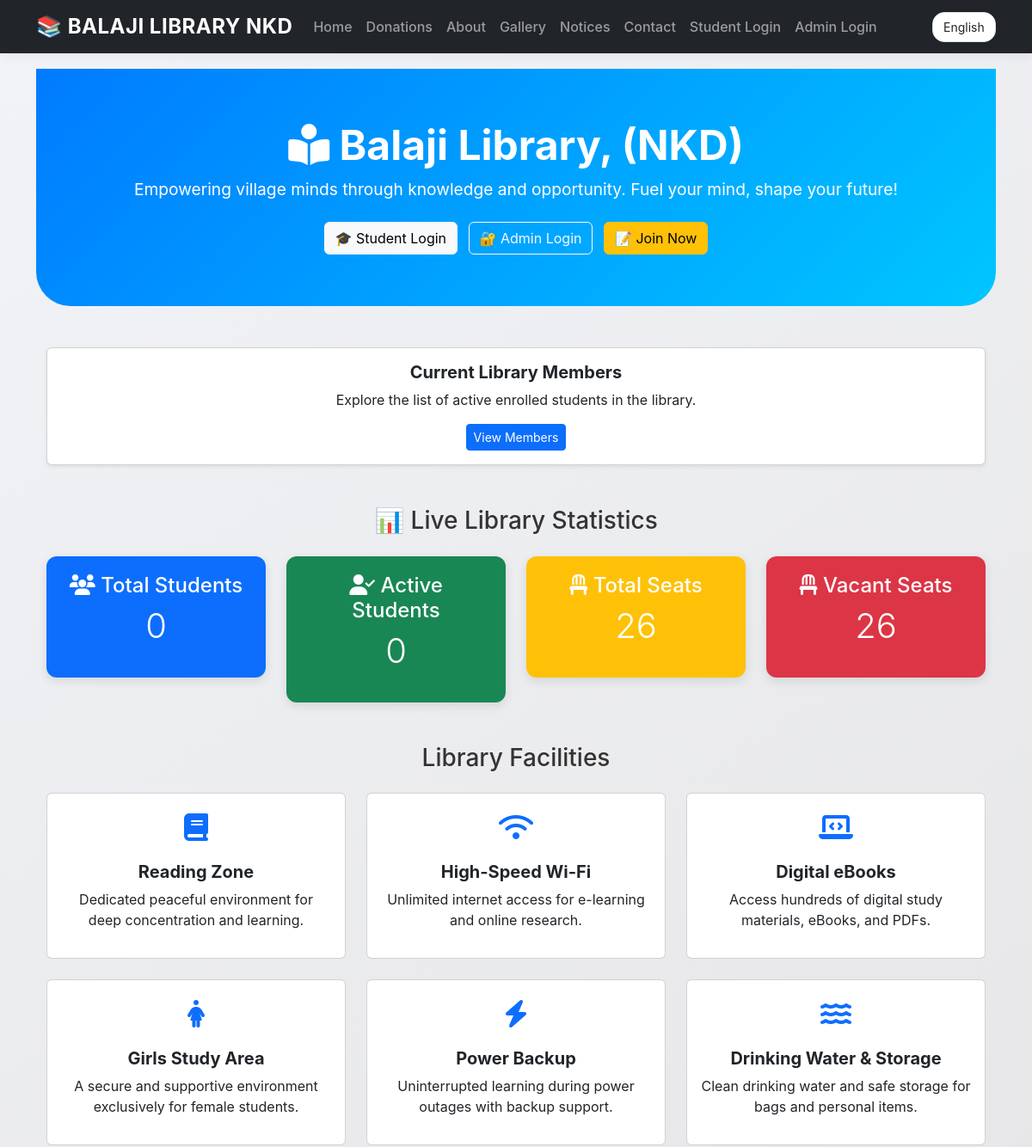
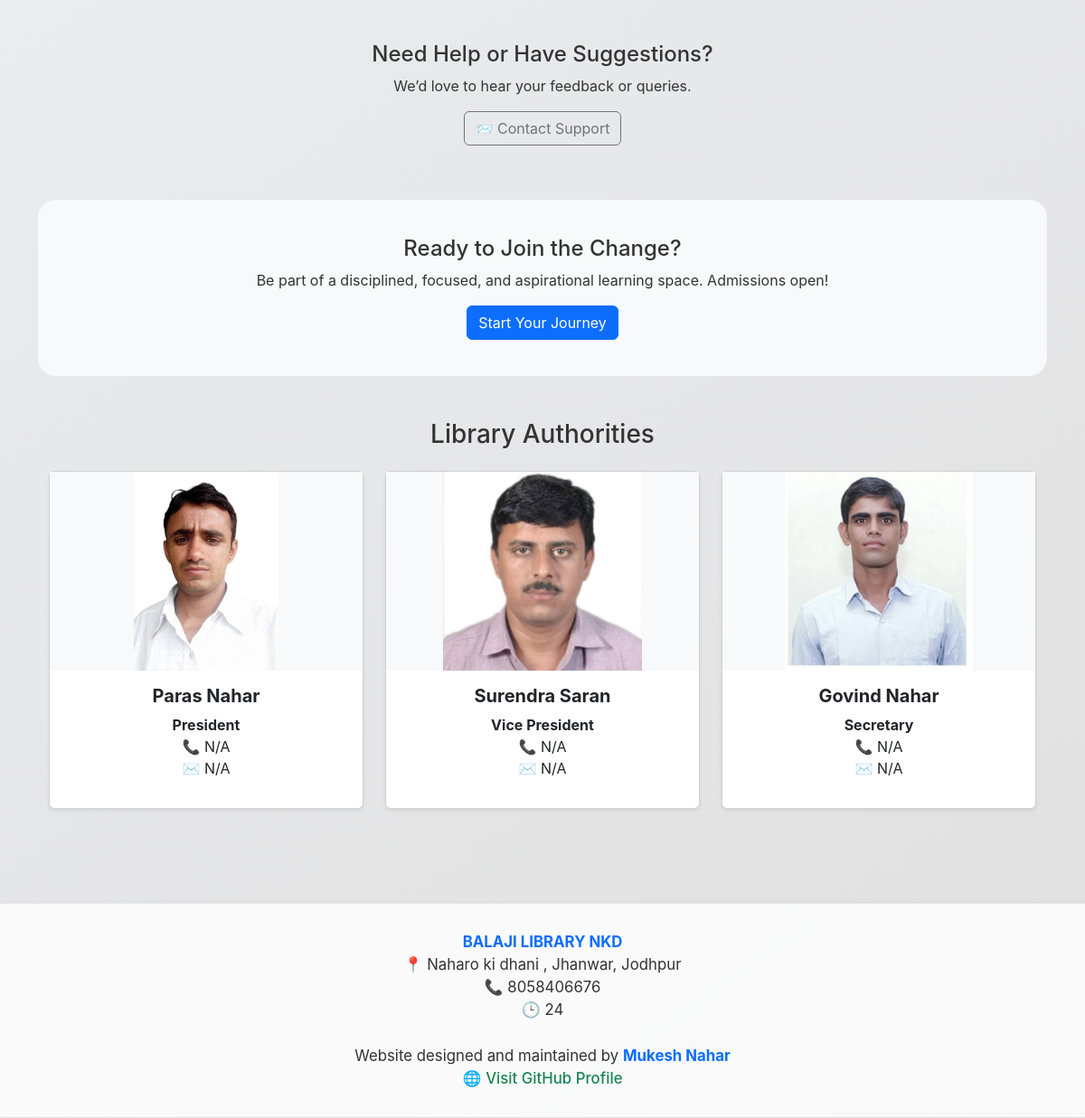
The page / on the database its author committed (2 pictures, top to bottom).
### tables this page shows
CREATE TABLE settings (
    id INTEGER PRIMARY KEY AUTOINCREMENT,
    total_seats INTEGER DEFAULT 60
, library_name TEXT, library_address TEXT, library_phone TEXT, opening_hours TEXT, about TEXT);

CREATE TABLE authorities (
    id INTEGER PRIMARY KEY AUTOINCREMENT,
    name TEXT NOT NULL,
    role TEXT NOT NULL,
    phone TEXT,
    email TEXT,
    photo TEXT
);

### app.py (the view)
@app.route('/')
def index():
    students = get_students()
    total_students = len(students)
    active_students = sum(1 for s in students if s['status'] == 'active')
    total_seats = get_total_seats()
    empty_seats = total_seats - active_students
    conn = sqlite3.connect(DB_PATH)
    conn.row_factory = sqlite3.Row
    cur = conn.cursor()
    cur.execute("SELECT * FROM authorities")
    members = cur.fetchall()
    conn.close()
    return render_template('index.html', title="Home",
                           total_students=total_students,
                           active_students=active_students,
                           total_seats=total_seats,
                           empty_seats=empty_seats,
                           members=members)  # ✅ Added safely

### app.py (called while the page is built)
def get_students():
    conn = sqlite3.connect(DB_PATH)
    conn.row_factory = sqlite3.Row
    cur = conn.cursor()
    cur.execute("SELECT * FROM students")
    students = cur.fetchall()
    conn.close()
    return students

def get_total_seats():
    conn = sqlite3.connect(DB_PATH)
    cur = conn.cursor()
    cur.execute("CREATE TABLE IF NOT EXISTS settings (total_seats INTEGER DEFAULT 60)")
    cur.execute("SELECT total_seats FROM settings LIMIT 1")
    row = cur.fetchone()
    if not row:
        cur.execute("INSERT INTO settings (total_seats) VALUES (60)")
        conn.commit()
        total_seats = 60
    else:
        total_seats = row[0]
    conn.close()
    return total_seats

@app.context_processor
def inject_library_settings():
    conn = sqlite3.connect(DB_PATH)
    conn.row_factory = sqlite3.Row
    cur = conn.cursor()
    cur.execute("SELECT * FROM settings LIMIT 1")
    settings = cur.fetchone()
    conn.close()
    return dict(library_settings=settings)

### templates/index.html (shortened to what this page needs)
<!DOCTYPE html>
<html lang="en">
<head>
  <link href="https://cdn.jsdelivr.net/npm/bootstrap@5.3.2/dist/css/bootstrap.min.css" rel="stylesheet">
  <link href="https://cdnjs.cloudflare.com/ajax/libs/font-awesome/6.4.0/css/all.min.css" rel="stylesheet">
</head>
<body>
{% extends "layout.html" %}
{% block content %}
<div class="hero">
  <h1><i class="fas fa-book-reader"></i> Balaji Library, (NKD)</h1>
  <p>Empowering village minds through knowledge and opportunity. Fuel your mind, shape your future!</p>
  <div class="mt-4">
    <a href="{{ url_for('student_login') }}" class="btn btn-light me-2">🎓 Student Login</a>
    <a href="{{ url_for('admin_login') }}" class="btn btn-outline-light me-2">🔐 Admin Login</a>
    <a href="{{ url_for('admission') }}" class="btn btn-warning">📝 Join Now</a>
  </div>
</div>
<div class="container my-5">
  <div class="card text-center shadow-sm">
    <div class="card-body">
      <h5 class="card-title"> Current Library Members</h5>
      <p class="card-text">Explore the list of active enrolled students in the library.</p>
      <a href="{{ url_for('members') }}" class="btn btn-primary btn-sm">View Members</a>
    </div>
  </div>
</div>
<div class="container mt-5 mb-5">
  <h3 class="text-center mb-4">📊 Live Library Statistics</h3>
  <div class="row text-center">
    <div class="col-md-3">
      <div class="stats-box bg-primary">
        <h4><i class="fas fa-users"></i> Total Students</h4>
        <p class="display-6">{{ total_students if total_students else '0' }}</p>
      </div>
    </div>
    <div class="col-md-3">
      <div class="stats-box bg-success">
        <h4><i class="fas fa-user-check"></i> Active Students</h4>
        <p class="display-6">{{ active_students if active_students else '0' }}</p>
      </div>
    </div>
    <div class="col-md-3">
      <div class="stats-box bg-warning">
        <h4><i class="fas fa-chair"></i> Total Seats</h4>
        <p class="display-6">{{ total_seats if total_seats else '0' }}</p>
      </div>
    </div>
    <div class="col-md-3">
      <div class="stats-box bg-danger">
        <h4><i class="fas fa-chair"></i> Vacant Seats</h4>
        <p class="display-6">{{ empty_seats if empty_seats else '0' }}</p>
      </div>
    </div>
  </div>
</div>
<div class="container">
  <h3 class="text-center mb-4"> Library Facilities</h3>
  <div class="row g-4">
    <div class="col-md-4">
      <div class="card h-100 text-center p-3">
        <div class="feature-icon"><i class="fas fa-book"></i></div>
        <h5 class="card-title">Reading Zone</h5>
        <p>Dedicated peaceful environment for deep concentration and learning.</p>
      </div>
    </div>
    <div class="col-md-4">
      <div class="card h-100 text-center p-3">
        <div class="feature-icon"><i class="fas fa-wifi"></i></div>
        <h5 class="card-title">High-Speed Wi-Fi</h5>
        <p>Unlimited internet access for e-learning and online research.</p>
      </div>
    </div>
    <div class="col-md-4">
      <div class="card h-100 text-center p-3">
        <div class="feature-icon"><i class="fas fa-laptop-code"></i></div>
        <h5 class="card-title">Digital eBooks</h5>
        <p>Access hundreds of digital study materials, eBooks, and PDFs.</p>
      </div>
    </div>
    <div class="col-md-4">
      <div class="card h-100 text-center p-3">
        <div class="feature-icon"><i class="fas fa-female"></i></div>
        <h5 class="card-title">Girls Study Area</h5>
        <p>A secure and supportive environment exclusively for female students.</p>
      </div>
    </div>
    <div class="col-md-4">
      <div class="card h-100 text-center p-3">
        <div class="feature-icon"><i class="fas fa-bolt"></i></div>
        <h5 class="card-title">Power Backup</h5>
        <p>Uninterrupted learning during power outages with backup support.</p>
      </div>
    </div>
    <div class="col-md-4">
      <div class="card h-100 text-center p-3">
        <div class="feature-icon"><i class="fas fa-water"></i></div>
        <h5 class="card-title">Drinking Water & Storage</h5>
        <p>Clean drinking water and safe storage for bags and personal items.</p>
      </div>
    </div>
  </div>
</div>
<div class="container my-5 text-center">
  <h4> Need Help or Have Suggestions?</h4>
  <p>We’d love to hear your feedback or queries.</p>
  <a href="{{ url_for('support') }}" class="btn btn-outline-secondary">📨 Contact Support</a>
</div>
<div class="container cta-section">
  <h4>  Ready to Join the Change?</h4>
  <p>Be part of a disciplined, focused, and aspirational learning space. Admissions open!</p>
  <a href="{{ url_for('admission') }}" class="btn btn-primary">Start Your Journey</a>
</div>
<div class="container my-5">
  <h3 class="text-center mb-4"> Library Authorities</h3>
  <div class="row">
    {% for m in members %}
    <div class="col-md-4 mb-4">
      <div class="card h-100 text-center shadow-sm">
        {% if m['photo'] %}
        <div style="height: 220px; display: flex; align-items: center; justify-content: center; background: #f8f9fa;">
          <img src="{{ url_for('static', filename='images/' ~ m['photo']) }}"
               style="max-height: 100%; max-width: 100%; object-fit: contain;">
        </div>
        {% endif %}
        <div class="card-body">
          <h5 class="card-title">{{ m['name'] }}</h5>
          <p>
            <strong>{{ m['role'] }}</strong><br>
            📞 {{ m['phone'] or 'N/A' }}<br>
            ✉️ {{ m['email'] or 'N/A' }}
          </p>
        </div>
      </div>
    </div>
    {% endfor %}
  </div>
</div>
{% endblock %}

### templates/layout.html (shortened to what this page needs)
<!DOCTYPE html>
<html lang="en">
<head>
  <link href="https://cdn.jsdelivr.net/npm/bootstrap@5.3.2/dist/css/bootstrap.min.css" rel="stylesheet">
</head>
<body>
<nav class="navbar navbar-expand-lg navbar-dark bg-dark fixed-top">
  <div class="container">
    <a class="navbar-brand fw-bold" href="{{ url_for('index') }}">
      📚 {{ library_settings.library_name or 'Balaji Library' }}
    </a>
    <div class="collapse navbar-collapse" id="navbarNav">
      <ul class="navbar-nav me-auto mb-2 mb-lg-0">
        <li class="nav-item"><a class="nav-link" href="{{ url_for('index') }}">Home</a></li>
        <li class="nav-item"><a class="nav-link" href="{{ url_for('donations') }}"> Donations</a></li>
        <li class="nav-item"><a class="nav-link" href="{{ url_for('about') }}">About</a></li>
        <li class="nav-item"><a class="nav-link" href="{{ url_for('gallery') }}">Gallery</a></li>
        <li class="nav-item"><a class="nav-link" href="{{ url_for('notice_board') }}"> Notices</a></li>
        <li class="nav-item"><a class="nav-link" href="{{ url_for('contact') }}">Contact</a></li>
        {% if session.get('admin') %}
        <li class="nav-item"><a class="nav-link" href="{{ url_for('dashboard') }}">Dashboard</a></li>
        <li class="nav-item"><a class="nav-link" href="{{ url_for('logout') }}">Logout</a></li>
        {% elif session.get('student') %}
        <li class="nav-item"><a class="nav-link" href="{{ url_for('logout') }}">Logout</a></li>
        {% else %}
        <li class="nav-item"><a class="nav-link" href="{{ url_for('student_login') }}">Student Login</a></li>
        <li class="nav-item"><a class="nav-link" href="{{ url_for('admin_login') }}">Admin Login</a></li>
        {% endif %}
      </ul>
      <div class="lang-switcher d-flex align-items-center">
        <form method="POST" action="{{ url_for('set_language') }}">
          <select name="lang" onchange="this.form.submit()" class="form-select form-select-sm">
            <option value="en" {% if session.get('lang') == 'en' %}selected{% endif %}>English</option>
          </select>
        </form>
      </div>
    </div>
  </div>
</nav>
<div class="container" style="margin-top: 80px;">
  {% block content %}
  {% endblock %}
</div>
<footer>
  <strong>{{ library_settings.library_name or 'Balaji Library' }}</strong><br>
  📍 {{ library_settings.library_address or 'Address not set' }}<br>
  📞 {{ library_settings.library_phone or 'Phone not set' }}<br>
  🕒 {{ library_settings.opening_hours or 'Timing not set' }}<br>
  <br>
   Website designed and maintained by <strong>Mukesh Nahar</strong><br>
  🌐 <a href="https://github.com/mu119" target="_blank">Visit GitHub Profile</a>
</footer>
</body>
</html>

### templates/index.html (style rules this page uses)
.hero { background: linear-gradient(135deg, #007bff, #00c6ff); color: white; padding: 60px 20px; text-align: center; border-radius: 0 0 40px 40px; }
.hero h1 { font-size: 3rem; font-weight: bold; }
.hero p { font-size: 1.2rem; }
.stats-box { padding: 20px; border-radius: 12px; color: white; box-shadow: 0 4px 12px rgba(0,0,0,0.1); transition: transform 0.3s ease; }
.feature-icon { font-size: 2rem; color: #0d6efd; margin-bottom: 15px; }
.card-title { font-weight: bold; }
.cta-section { background-color: #f8f9fa; padding: 40px; text-align: center; border-radius: 20px; margin-top: 60px; }

### templates/layout.html (style rules this page uses)
body { font-family: "SF Pro Display", -apple-system, BlinkMacSystemFont, "Segoe UI", Roboto, Oxygen, Ubuntu, Cantarell, sans-serif; background: linear-gradient(145deg, #f2f3f7, #e0e0e0); color: #333; }
.navbar { box-shadow: 0 4px 12px rgba(0, 0, 0, 0.05); backdrop-filter: blur(10px); background: rgba(0, 0, 0, 0.8); }
.navbar-brand { font-weight: 700; font-size: 1.5rem; letter-spacing: 0.5px; }
.nav-link { font-weight: 500; padding: 8px 16px; border-radius: 12px; transition: background 0.3s ease; }
.lang-switcher select { border-radius: 14px; padding: 6px 12px; background: #fff; border: 1px solid #dee2e6; box-shadow: 0 2px 6px rgba(0,0,0,0.05); }
.container { animation: fadeIn 0.4s ease-in-out; }
footer { background: rgba(255, 255, 255, 0.8); backdrop-filter: blur(5px); margin-top: 80px; border-top: 1px solid #e4e4e4; box-shadow: 0 -1px 6px rgba(0, 0, 0, 0.03); padding: 30px 0; font-size: 1.05rem; text-align: center; }
footer strong { color: #0d6efd; }
footer a { color: #198754; text-decoration: none; font-weight: 500; }

### rows shown on the page
settings: library_name "BALAJI LIBRARY NKD", library_address "Naharo ki dhani , Jhanwar, Jodhpur", library_phone "8058406676", opening_hours "24"
authorities: photo (picture), name "Paras Nahar", role "President", phone "N/A", email "N/A"
authorities: photo (picture), name "Surendra Saran", role "Vice President", phone "N/A", email "N/A"
authorities: photo (picture), name "Govind Nahar", role "Secretary", phone "N/A", email "N/A"

### other values the page prints
{{ total_students if total_students else '0' }} "0"
{{ active_students if active_students else '0' }} "0"
{{ total_seats if total_seats else '0' }} "26"
{{ empty_seats if empty_seats else '0' }} "26"
